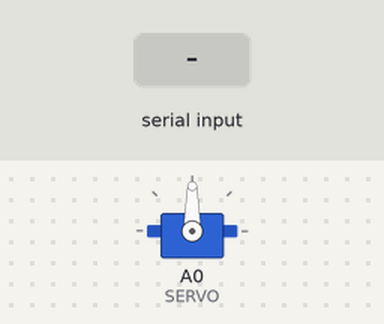
Bench run of a sketch on a simulated Arduino Uno, built with avr-gcc and run on an emulated ATmega328P. Parts: servo. Inputs (shaded band) come from the test bench.

Above: at 1.2 s.
1.3 s: byte 30 received over Serial
At 2.2 s:
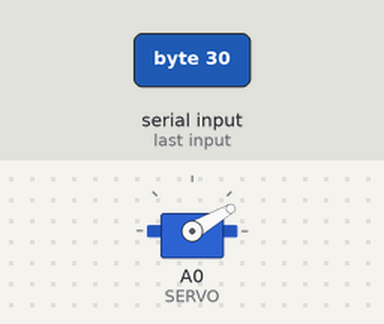
2.8 s: byte 120 received over Serial
At 3.3 s:
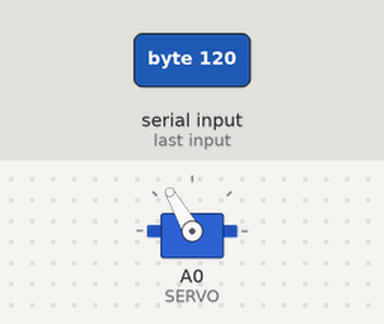
Timing chart, 0 to 5.8 s (numbered marks = the images above; inputs shaded):
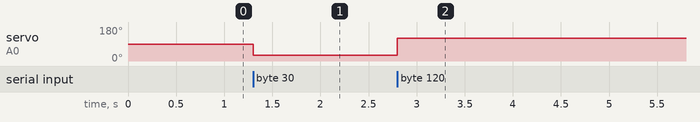

The sketch:

servo.ino
```cpp
// 수신된 정수로 서보모터 각도 제어
#include <Servo.h>
#define SERVO A0
Servo servo;

void setup() {
  pinMode(SERVO, OUTPUT);
  servo.attach(SERVO);
  Serial.begin(9600);
}

void loop() {
  while(Serial.available()){      // 검사
    int value = Serial.read();    // 수신
    servo.write(value);           // 제어
  }
}
```

Measured:
- after the input at 1.3 s, servo on A0 (SERVO): 90° → 30° at once
- after the input at 2.8 s, servo on A0 (SERVO): 30° → 120° at once
